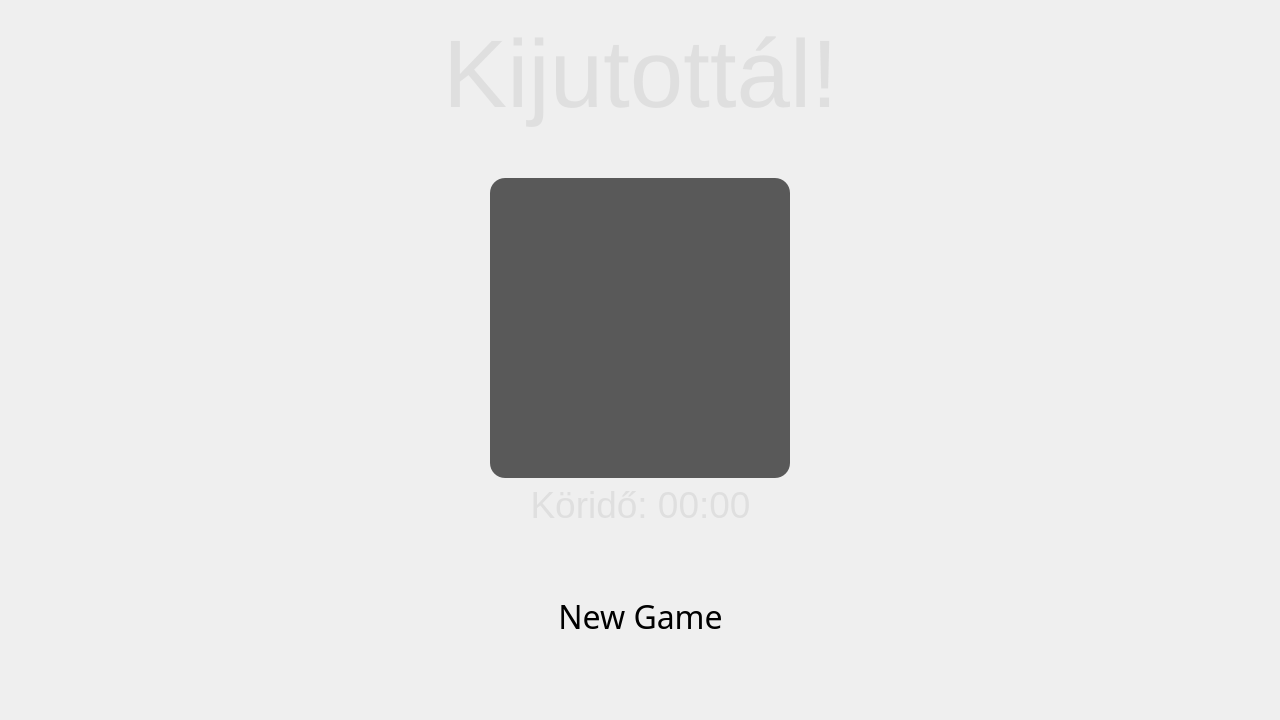
<?xml version="1.0" encoding="UTF-8"?>
<ui version="4.0">
 <class>VictoryScreen</class>
 <widget class="QWidget" name="VictoryScreen">
  <property name="geometry">
   <rect>
    <x>0</x>
    <y>0</y>
    <width>1280</width>
    <height>720</height>
   </rect>
  </property>
  <property name="minimumSize">
   <size>
    <width>1280</width>
    <height>720</height>
   </size>
  </property>
  <property name="maximumSize">
   <size>
    <width>1280</width>
    <height>720</height>
   </size>
  </property>
  <property name="windowTitle">
   <string>Form</string>
  </property>
  <property name="styleSheet">
   <string notr="true">#VictoryScreen{
	background-image: url(:/resources/img/backgrounds/victory_creen.png);
}</string>
  </property>
  <layout class="QGridLayout" name="gridLayout">
   <item row="0" column="2">
    <spacer name="horizontalSpacer_2">
     <property name="orientation">
      <enum>Qt::Horizontal</enum>
     </property>
     <property name="sizeHint" stdset="0">
      <size>
       <width>40</width>
       <height>20</height>
      </size>
     </property>
    </spacer>
   </item>
   <item row="0" column="0">
    <spacer name="horizontalSpacer">
     <property name="orientation">
      <enum>Qt::Horizontal</enum>
     </property>
     <property name="sizeHint" stdset="0">
      <size>
       <width>40</width>
       <height>20</height>
      </size>
     </property>
    </spacer>
   </item>
   <item row="0" column="1">
    <widget class="QWidget" name="MainVLayout" native="true">
     <layout class="QVBoxLayout" name="verticalLayout">
      <item alignment="Qt::AlignHCenter|Qt::AlignTop">
       <widget class="QLabel" name="victoryLabel">
        <property name="font">
         <font>
          <family>Arial</family>
          <pointsize>72</pointsize>
         </font>
        </property>
        <property name="styleSheet">
         <string notr="true">#victoryLabel{
color: #dfdfdf;
}</string>
        </property>
        <property name="text">
         <string>Kijutottál!</string>
        </property>
        <property name="alignment">
         <set>Qt::AlignCenter</set>
        </property>
       </widget>
      </item>
      <item>
       <spacer name="verticalSpacer_3">
        <property name="orientation">
         <enum>Qt::Vertical</enum>
        </property>
        <property name="sizeHint" stdset="0">
         <size>
          <width>20</width>
          <height>40</height>
         </size>
        </property>
       </spacer>
      </item>
      <item alignment="Qt::AlignHCenter">
       <widget class="PaintedWidget" name="portrait" native="true">
        <property name="minimumSize">
         <size>
          <width>300</width>
          <height>300</height>
         </size>
        </property>
        <property name="maximumSize">
         <size>
          <width>300</width>
          <height>300</height>
         </size>
        </property>
        <property name="styleSheet">
         <string notr="true">QWidget#portrait{
background-color: rgba(0,0,0,160);
border-radius: 15px;
}</string>
        </property>
       </widget>
      </item>
      <item>
       <widget class="QLabel" name="timeLabel">
        <property name="font">
         <font>
          <pointsize>28</pointsize>
         </font>
        </property>
        <property name="styleSheet">
         <string notr="true">#timeLabel{
color: #dfdfdf;
}</string>
        </property>
        <property name="text">
         <string>Köridő: 00:00</string>
        </property>
        <property name="alignment">
         <set>Qt::AlignCenter</set>
        </property>
       </widget>
      </item>
      <item>
       <spacer name="verticalSpacer_2">
        <property name="orientation">
         <enum>Qt::Vertical</enum>
        </property>
        <property name="sizeHint" stdset="0">
         <size>
          <width>20</width>
          <height>40</height>
         </size>
        </property>
       </spacer>
      </item>
      <item>
       <widget class="QPushButton" name="backToMainMenuBtn">
        <property name="sizePolicy">
         <sizepolicy hsizetype="Minimum" vsizetype="Preferred">
          <horstretch>0</horstretch>
          <verstretch>0</verstretch>
         </sizepolicy>
        </property>
        <property name="minimumSize">
         <size>
          <width>0</width>
          <height>80</height>
         </size>
        </property>
        <property name="maximumSize">
         <size>
          <width>16777215</width>
          <height>80</height>
         </size>
        </property>
        <property name="font">
         <font>
          <family>Cooper Black</family>
          <pointsize>24</pointsize>
         </font>
        </property>
        <property name="autoFillBackground">
         <bool>false</bool>
        </property>
        <property name="styleSheet">
         <string notr="true">QPushButton[flat=true]{
background-color: rgba(89, 22, 9,200);
color :  #dfdfdf;
border: 4px solid #cdcdcd;
border-radius: 20px;
}

QPushButton:pressed[flat=true]{
background-color: rgba(89, 22, 9,200);
color :  #eef205;
border: 4px solid #eef205;
border-radius: 20px;
}</string>
        </property>
        <property name="text">
         <string>New Game</string>
        </property>
        <property name="flat">
         <bool>true</bool>
        </property>
       </widget>
      </item>
      <item>
       <spacer name="verticalSpacer">
        <property name="orientation">
         <enum>Qt::Vertical</enum>
        </property>
        <property name="sizeHint" stdset="0">
         <size>
          <width>20</width>
          <height>40</height>
         </size>
        </property>
       </spacer>
      </item>
     </layout>
    </widget>
   </item>
  </layout>
 </widget>
 <customwidgets>
  <customwidget>
   <class>PaintedWidget</class>
   <extends>QWidget</extends>
   <header>paintedwidget.h</header>
   <container>1</container>
  </customwidget>
 </customwidgets>
 <resources/>
 <connections/>
</ui>
